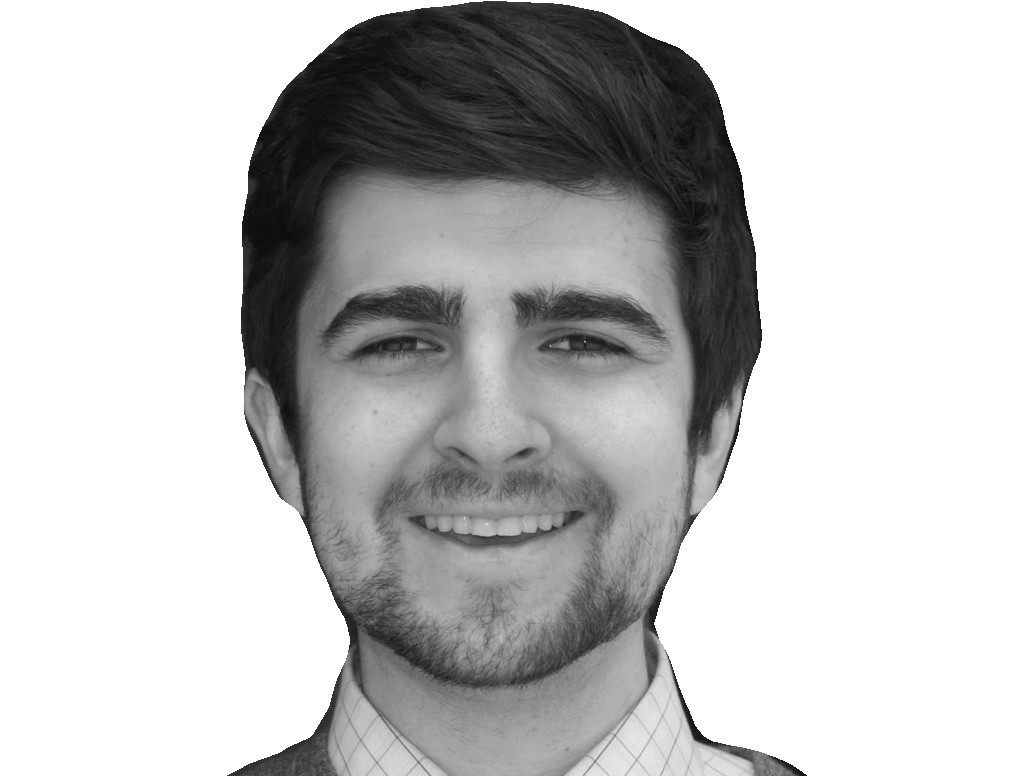
#> input picture scripts/cutoutBen.jpg, 1024 x 776 px; its folder holds only this picture in this run
$ python -i paint_utils.py   (imports and definitions only)
#> lines starting #> are read from the running program, lines starting #| are printed output that depends on the picture
#> further down, picture is the input picture: shape (776, 1024, 3); min 4, max 255, mean 194.8
#! /usr/bin/env python3

##########################################################
#################### Copyright 2022 ######################
################ by Peter Schaldenbrand ##################
### The Robotics Institute, Carnegie Mellon University ###
################ All rights reserved. ####################
##########################################################

import cv2
import numpy as np
import matplotlib
import matplotlib.pyplot as plt
import PIL.Image
from scipy.ndimage import median_filter
import time
import os
import pickle

import colour

# [10 lines left out: function rgb2lab, not called in this run]

def lab2rgb(image_lab):
    image_rgb = cv2.cvtColor(image_lab, cv2.COLOR_LAB2RGB)
    return image_rgb

# [168 lines left out: functions compare_images, canvas_to_global_coordinates, show_img, to_gif, to_video, save_colors and 3 more, not called in this run]

def discretize_with_labels(colors, labels):
    return colors[labels]

# [86 lines left out: functions discretize_image_old, discretize_image, nearest_color, get_mixed_paint_colors, not called in this run]

def increase_brightness(img, value=30):
    # https://stackoverflow.com/questions/32609098/how-to-fast-change-image-brightness-with-python-opencv
#> called with value = 30
    hsv = cv2.cvtColor(img, cv2.COLOR_BGR2HSV)
#> hsv: shape (776, 1024, 3); mean H, S, V 0, 0, 194.8
    h, s, v = cv2.split(hsv)
#> h: shape (776, 1024); every value is 0

    lim = 255 - value
    v[v > lim] = 255
#> v: shape (776, 1024); min 4, max 255, mean 194.9
    v[v <= lim] += value
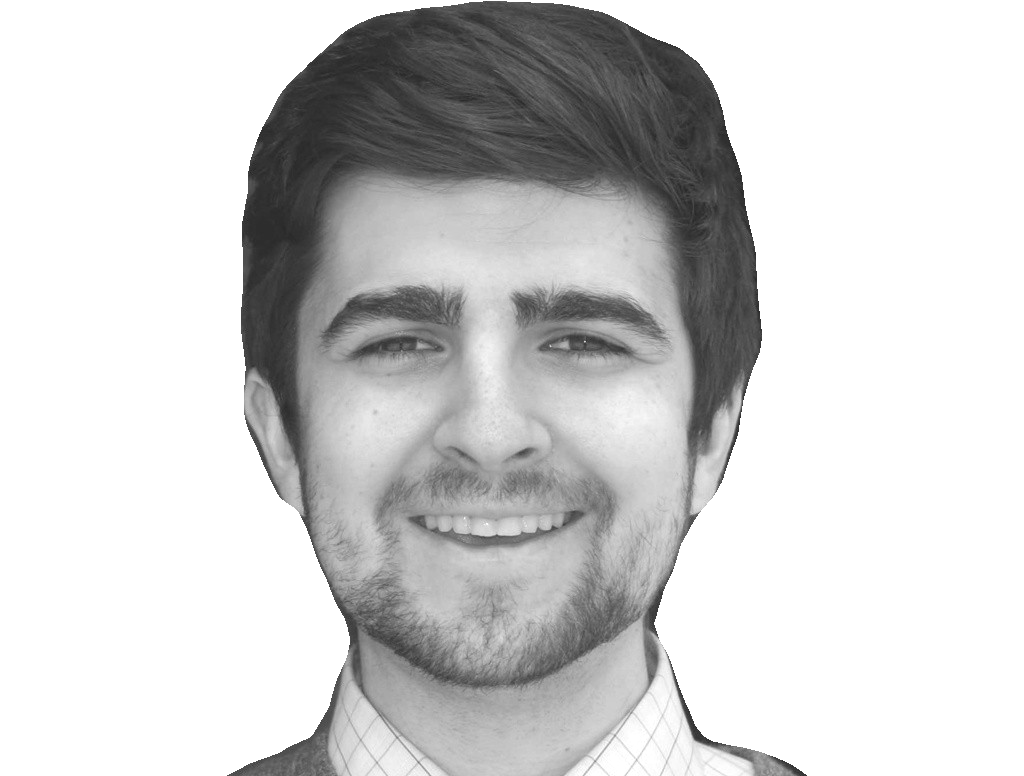
#> v: shape (776, 1024); min 34, max 255, mean 207.4

    final_hsv = cv2.merge((h, s, v))
#> final_hsv: shape (776, 1024, 3); mean H, S, V 0, 0, 207.4
    img = cv2.cvtColor(final_hsv, cv2.COLOR_HSV2BGR)
    return img


from skimage.filters import laplace, sobel
# [10 lines left out: functions edge_loss, load_img, not called in this run]

>>> import cv2
>>> picture = cv2.imread('cutoutBen.jpg')
>>> result = increase_brightness(picture)
